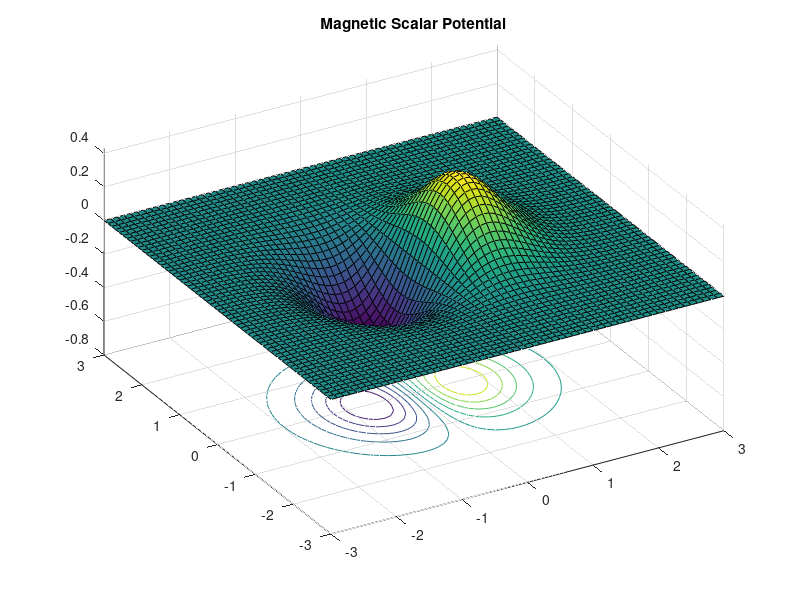

The MATLAB script that drew this image:
clc;
clear;
close all;

x = -3:0.1:3;
y = -3:0.1:3;

[xx, yy] = meshgrid(x,y);

V = xx.*exp(-xx.^2-yy.^2);

surfc(xx,yy,V);
axis tight;
view(-30,45);

title('Magnetic Scalar Potential');
